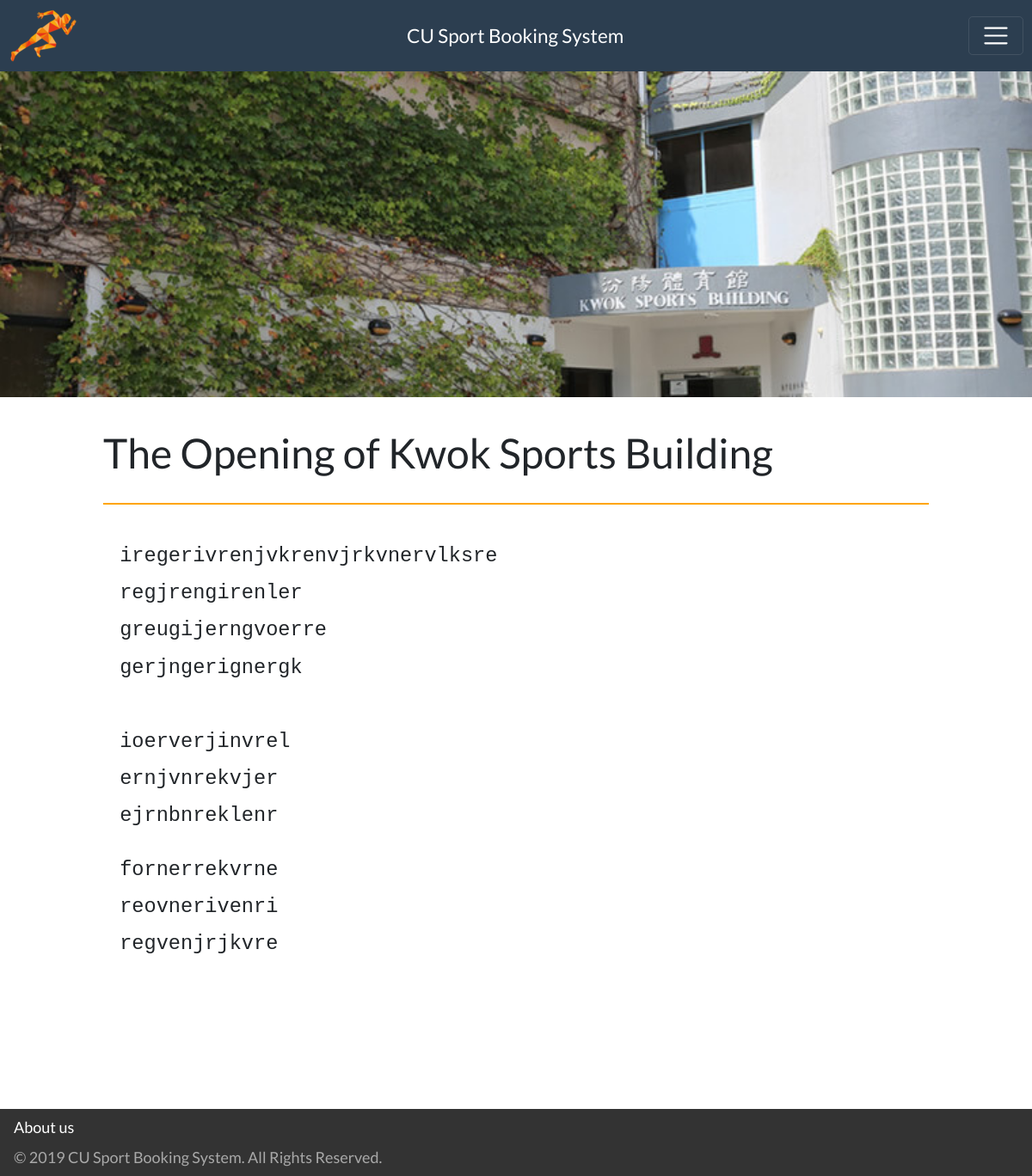
The app's page /index.php/announcement/id/1, older data.
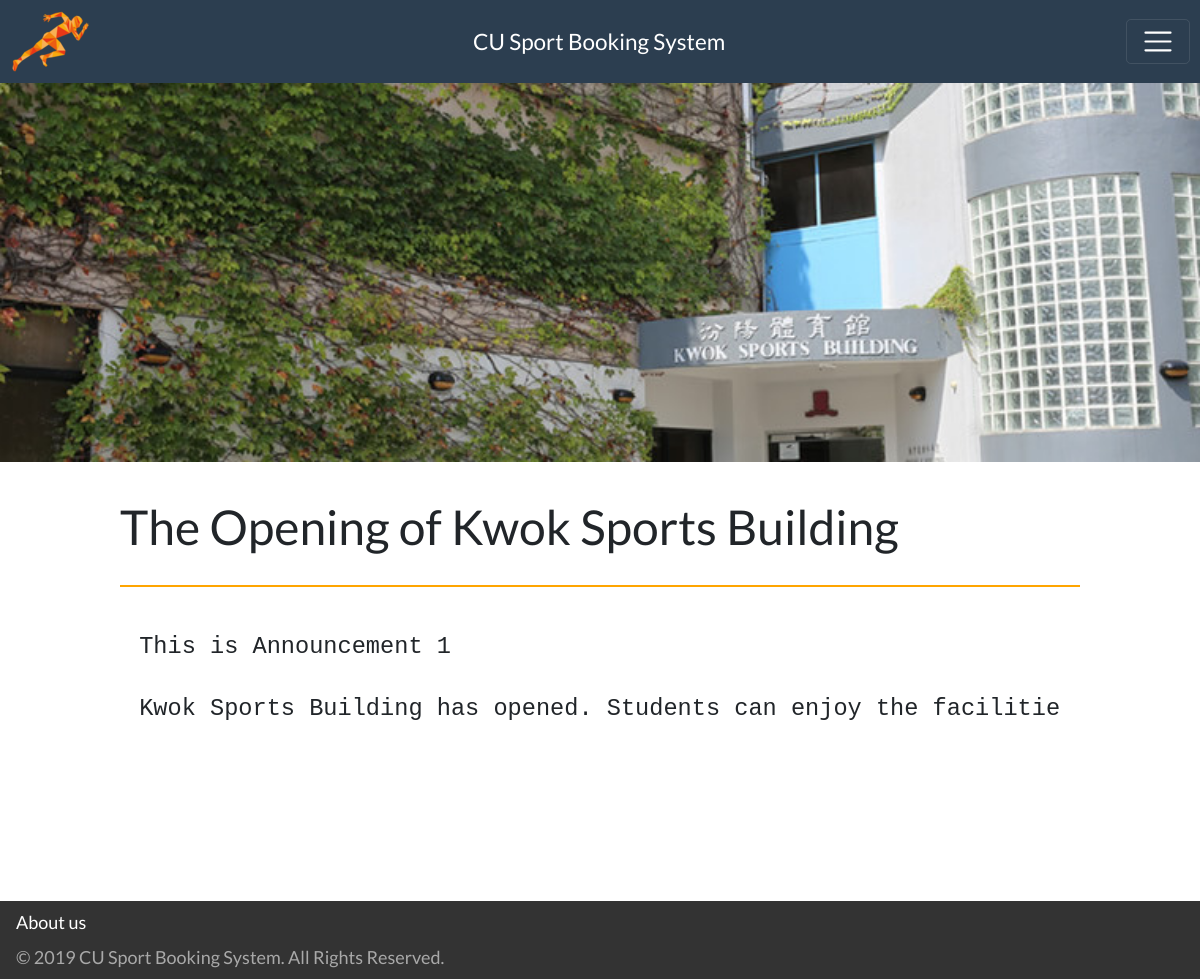
The same page, newer data.
### tables this page shows
CREATE TABLE `announcement` (
  `id` int(10) NOT NULL,
  `name` varchar(256) NOT NULL,
  `description` text NOT NULL,
  `details` text NOT NULL,
  `image` varchar(256) NOT NULL
);

### application/controllers/announcement.php (called while the page is built, shortened)
<?php
class Announcement extends SBooking_Controller
{
  public function details() {
    $this->load->model('Announcement_model');
    $data = $this->getHeaderData();
    $announ_id = $this->uri->segment(3);
    $data['announcement'] = $this->Announcement_model->get_announcement_by_id($announ_id);
    $this->load->view('header', $data);
    $this->load->view('announcement_details', $data);
    $this->load->view('footer');
  }
}
 ?>

### index.php (called while the page is built, shortened)
<?php
require_once BASEPATH.'core/CodeIgniter.php';

### application/models/Announcement_model.php (called while the page is built, shortened)
<?php
class Announcement_model extends CI_Model
{
    public function get_announcement_by_id($announ_id)
    {
      $this->db->select('
        announcement.id AS id,
        announcement.name AS name,
        announcement.description AS description,
        announcement.details AS details,
        announcement.image AS image');
      $this->db->from('announcement');
      $this->db->where('announcement.id', $announ_id);
      $query = $this->db->get();
      return $query->result()[0];
    }
}
?>

### application/views/announcement_details.php (the view)
<div>
      <img src="/images/announcement/<?php echo $announcement->image; ?>" alt="Event" style="width: 100%;">
      <div style="margin: 3% 10%;">
          <h2 style="padding-bottom: 3%; border-bottom: 2px solid orange; margin-bottom: 2%"><?php echo $announcement->name; ?></h2>
          <div style="font-size: 150%; padding-bottom: 10%;">
            <div style="padding: 2%; line-height: 160%;">
              <pre><?php echo $announcement->description; ?></pre>
              <pre><?php echo $announcement->details; ?></pre>
            </div>
          </div>
      </div>
</div>

Row changes from the older to the newer data that the page shows:
changed announcement "The Opening of Kwok Sports Building": description "iregerivrenjvkrenvjrkvnervlksre regjrengirenler greugijerngvoerre gerjngerignergk ioerverjinvrel ernjvnrekvjer ejrnbnreklenr" → "This is Announcement 1"; details "fornerrekvrne reovnerivenri regvenjrjkvre" → "Kwok Sports Building has opened. Students can enjoy the…"
